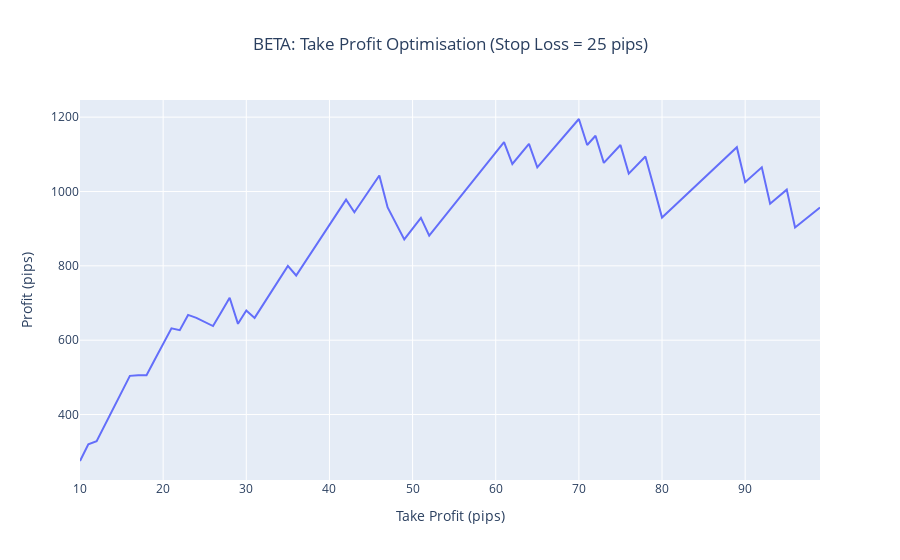

Here is the notebook cell this chart was saved with:
### Code cell
# Take Profit analysis
signals = load_beta_trades("./beta/BETA.csv")

stop_loss = 25
take_profits = range(10, 100, 1)
profits = []

for take_profit in take_profits:
    total_profit = 0.0
    wins = 0
    losses = 0
    for signal in signals["TP3"]:
        signal.set_stop_loss_pips(stop_loss)
        signal.set_take_profit_pips(take_profit)
        df = load_ticker(signal.ticker, 60)
        profit = analyse_signal(df, signal) * pip_factor(signal.ticker)
        if profit > 0:
            wins += 1
        else:
            losses += 1
        total_profit += profit
        #print(signal, profit)
    profits.append(total_profit)
    #print(take_profit, total_profit, wins, losses)
    
fig = go.Figure(data=go.Scatter(x=list(take_profits), y=profits))
fig.update_layout(
    title=f"BETA: Take Profit Optimisation (Stop Loss = {stop_loss} pips)",
    title_x=0.5,
    xaxis_title="Take Profit (pips)",
    yaxis_title="Profit (pips)"
)
fig.show()

### Figure 1 — Plotly figure (JSON) as saved in the notebook; plotly's stock layout.template omitted (floating-point values rounded to 4 significant figures)
{"data": [{"type": "scatter", "x": [10, 11, 12, 13, 14, 15, 16, 17, 18, 19, 20, 21, 22, 23, 24, 25, 26, 27, 28, 29, 30, 31, 32, 33, 34, 35, 36, 37, 38, 39, 40, 41, 42, 43, 44, 45, 46, 47, 48, 49, 50, 51, 52, 53, 54, 55, 56, 57, 58, 59, 60, 61, 62, 63, 64, 65, 66, 67, 68, 69, 70, 71, 72, 73, 74, 75, 76, 77, 78, 79, 80, 81, 82, 83, 84, 85, 86, 87, 88, 89, 90, 91, 92, 93, 94, 95, 96, 97, 98, 99], "y": [275.0, 320.0, 328.0, 372.0, 416.0, 460.0, 504.0, 506.0, 506.0, 548.0, 590.0, 632.0, 627.0, 668.0, 660.0, 650.0, 638.0, 676.0, 714.0, 644.0, 680.0, 660.0, 695.0, 730.0, 765.0, 800.0, 774.0, 808.0, 842.0, 876.0, 910.0, 944.0, 978.0, 944.0, 977.0, 1010.0, 1043.0, 957.0, 915.0, 871.0, 900.0, 929.0, 881.0, 909.0, 937.0, 965.0, 993.0, 1021.0, 1049.0, 1077.0, 1105.0, 1133.0, 1074.0, 1101.0, 1128.0, 1065.0, 1091.0, 1117.0, 1143.0, 1169.0, 1195.0, 1125.0, 1150.0, 1077.0, 1101.0, 1125.0, 1048.0, 1071.0, 1094.0, 1013.0, 930.0, 951.0, 972.0, 993.0, 1014.0, 1035.0, 1056.0, 1077.0, 1098.0, 1119.0, 1025.0, 1045.0, 1065.0, 967.0, 986.0, 1005.0, 903.0, 921.0, 939.0, 957.0]}], "layout": {"title": {"text": "BETA: Take Profit Optimisation (Stop Loss = 25 pips)", "x": 0.5}, "xaxis": {"title": {"text": "Take Profit (pips)"}}, "yaxis": {"title": {"text": "Profit (pips)"}}}}
